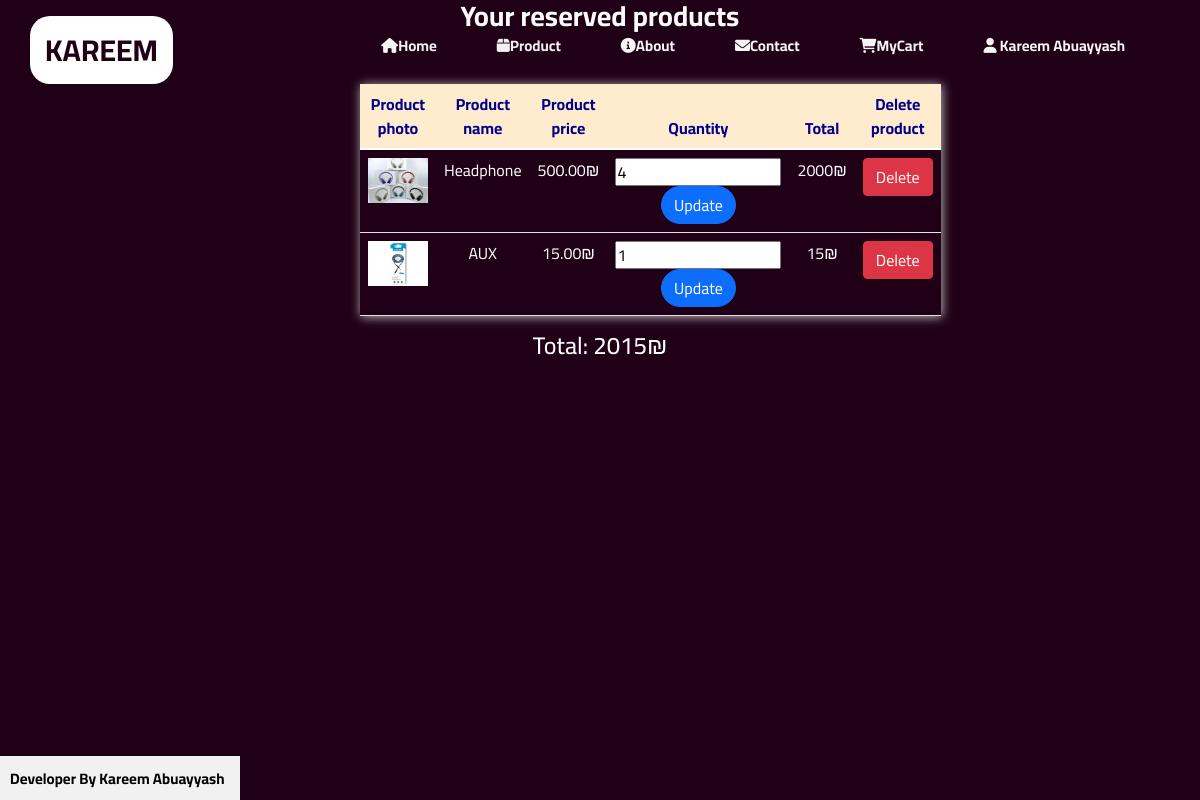
Screenshot of /cart.php (signed in) with the database file from the repository.
### tables this page shows
CREATE TABLE `users` (
  `id` int(11) NOT NULL,
  `name` varchar(100) NOT NULL,
  `email` varchar(255) NOT NULL,
  `password` varchar(255) NOT NULL,
  `role` enum('admin','user') NOT NULL DEFAULT 'user',
  `created_at` timestamp NOT NULL DEFAULT current_timestamp()
);

CREATE TABLE `cart` (
  `cart_id` int(11) NOT NULL,
  `user_id` int(11) NOT NULL,
  `product_id` int(11) NOT NULL,
  `name` varchar(255) NOT NULL,
  `price` decimal(10,2) NOT NULL,
  `image` varchar(255) NOT NULL,
  `category` enum('phone','headphone','accessories') NOT NULL,
  `quantity` int(11) NOT NULL DEFAULT 1,
  `added_at` timestamp NOT NULL DEFAULT current_timestamp()
);

### cart.php (the view, shortened to what this page needs)
<?php
include('config.php');
$user_logged_in = false;
if(isset($_SESSION['user_id'])){
    $user_id = $_SESSION['user_id'];
    $query = "SELECT * FROM users WHERE id = '$user_id'";
    $result = mysqli_query($con, $query);
    if(mysqli_num_rows($result) > 0){
        $user = mysqli_fetch_assoc($result);
        $user_logged_in = true;
    }
}
$cart_items = [];
$total_price = 0;
if ($user_logged_in) {
$cart_query = "SELECT * FROM cart WHERE user_id = '$user_id'";
    $cart_result = mysqli_query($con, $cart_query);
    while($row = mysqli_fetch_array($cart_result)) {
        $cart_items[] = $row;
        $total_price += $row['price'] * $row['quantity'];
    }
}
?>
<!DOCTYPE html>
<html lang="en">
<head>
<link rel="stylesheet" href="https://cdnjs.cloudflare.com/ajax/libs/font-awesome/6.0.0-beta3/css/all.min.css">
<link href="https://cdn.jsdelivr.net/npm/bootstrap@5.1.3/dist/css/bootstrap.min.css" rel="stylesheet">
<link rel="stylesheet" href="ww.css">
</head>
<body>
<header>
<h2><a href="home.php" class="logo"> Kareem</a></h2>
    <ul>
        <li><a href="home.php"><i class="fa-solid fa-house"></i>Home</a></li>
        <li><a><i class="fas fa-box"></i>Product</a>
        </li>
        <li><a href="home.php#about-section"><i class="fas fa-info-circle"></i>About</a></li>
        <li><a href="#"><i class="fas fa-envelope"></i>Contact</a></li>
        <li><a  class="" href="cart.php"><i class="fa-solid fa-cart-shopping"></i>MyCart</a></li>
        <?php if($user_logged_in): ?>
                <li class="user-menu">
                    <a href="#" class="user-name"><i class="fas fa-user"></i> <?php echo $user['name']; ?></a>
                </li>
            <?php endif; ?>
        </ul>
    </header>
    <center>
        <h3>Your reserved products</h3>
    </center>
    <center>
    <main>
        <table class='table'>
            <thead>
                <tr>
                    <th scope='col'>Product photo</th>
                    <th scope='col'>Product name</th>
                    <th scope='col'>Product price</th>
                    <th scope='col'>Quantity</th>
                    <th scope='col'>Total</th>
                    <th scope='col'>Delete product</th>
                </tr>
            </thead>
            <tbody>
<?php foreach ($cart_items as $item) { ?>
    <tr>
        <td><img src="<?php echo $item['image']; ?>" height="45" width="60"></td>
        <td><?php echo $item['name']; ?></td>
        <td><?php echo $item['price']; ?>₪</td>
        <td>
            <form action="update_quantity.php" method="POST">
                <input type="number" name="quantity" value="<?php echo $item['quantity']; ?>" min="1">
                <button type="submit" class="btn btn-primary">Update</button>
            </form>
        </td>
        <td><?php echo $item['price'] * $item['quantity']; ?>₪</td>
        <td><a href="del_cart.php?id=<?php echo $item['cart_id']; ?>" class="btn btn-danger">Delete</a></td>
    </tr>
<?php } ?>
</tbody>
        </table>
        <h4 style="color: white;">Total: <?php echo $total_price; ?>₪</h4>
    </main>
</center>
    <footer>
<a id="aa" class="navbar-brand" href="https://www.instagram.com/kareem_abuayyash/">Developer By Kareem Abuayyash</a>
  </footer>
</body>
</html>

### ww.css (style rules this page uses)
* { margin: 0; padding: 0; }
a { text-decoration: none; color: #fff; }
header { position: fixed; top: 0; left: 0; width: 95%; z-index: 100; display: flex; justify-content: space-between; align-items: center; margin: 30px; }
header .logo { font-size: 30px; text-transform: uppercase; }
header ul { display: flex; justify-content: center; align-items: center; list-style: none; }
header ul li { color: #f1f1f1; margin-right: 30px; }
header ul li a, .logo { padding: 6px 15px; border-radius: 20px; }
header ul li a:hover, .logo { background: #fff; color: #200016; }
footer { background-color: #f1f1f1; text-align: center; padding: 10px; position: fixed; left: 0; bottom: 0; width: 20%; }
.navbar-brand { color: black; font-size: 15px; }
.user-menu { position: relative; display: inline-block; }
body { background-color: #200016; font-family: "Cairo", sans-serif; }
.btn-primary { border-radius: 50px; }
h2 { color:white; }
a { text-decoration: none; font-size: 15px; color:whitesmoke; font-family: "Cairo", sans-serif; font-weight: bold; }

### cart.php (style rules this page uses)
body { background-color:#200016; }
h3 { font-family: 'Cairo', sans-serif; font-weight: bold; color: white; }
main { width: 40%; margin-top: 30px; }
table { box-shadow: 1px 1px 10px silver; margin-top: 50px; }
thead { background-color: blanchedalmond; color: darkblue; text-align: center; }
tbody { text-align: center; color: white; }
a { text-decoration: none; font-size: 15px; color:whitesmoke; font-family: "Cairo", sans-serif; font-weight: bold; }
footer { background-color: #f1f1f1; text-align: center; padding: 10px; position: fixed; left: 0; bottom: 0; }
.navbar-brand { color: black; font-size: 15px; }

### rows the page displays
users: name "Kareem Abuayyash"
cart: image (picture), name "Headphone", price "500.00", quantity "4", $item['price'] * $item['quantity'] "2000"
cart: image (picture), name "AUX", price "15.00", quantity "1", $item['price'] * $item['quantity'] "15"

### other values shown
$total_price "2015"
